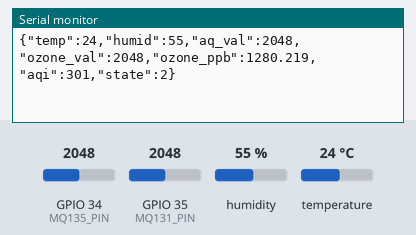
Recording of a sketch running on a simulated ESP32. Shown: the last lines printed to the serial monitor. The inputs (shaded band) are chosen by the test bench; at power-on: humidity 55 %, GPIO 34 (MQ135_PIN) = 2048, GPIO 35 (MQ131_PIN) = 2048, temperature 24 °C.

Above: at 4.8 s.
4.9 s: humidity set to 22 %
At 7.4 s:
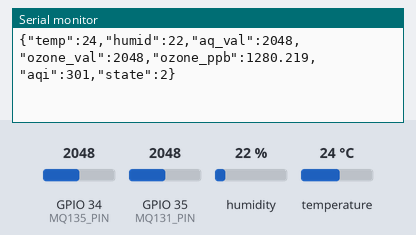
7.9 s: GPIO 34 (MQ135_PIN) set to 2866
At 8.7 s:
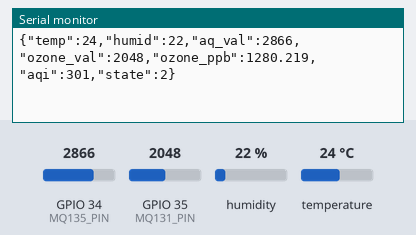
10.9 s: GPIO 35 (MQ131_PIN) set to 2866
At 12.5 s:
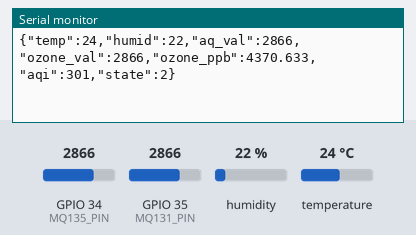
13.9 s: temperature set to 12 °C
At 15.0 s:
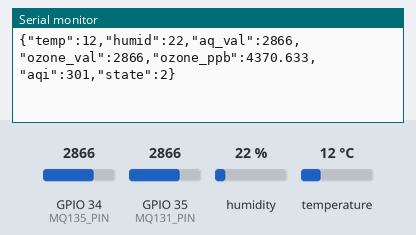
16.9 s: GPIO 34 (MQ135_PIN) set to 3972
At 18.7 s:
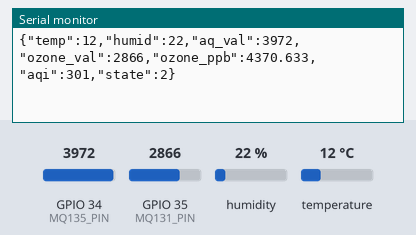
19.9 s: GPIO 35 (MQ131_PIN) set to 3972
At 21.3 s:
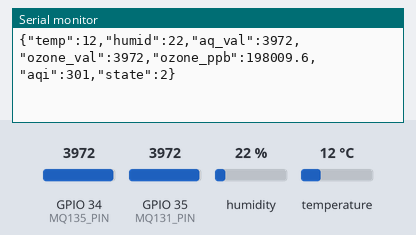
Timing chart, 0 to 22.9 s (numbered marks = the images above; inputs shaded):
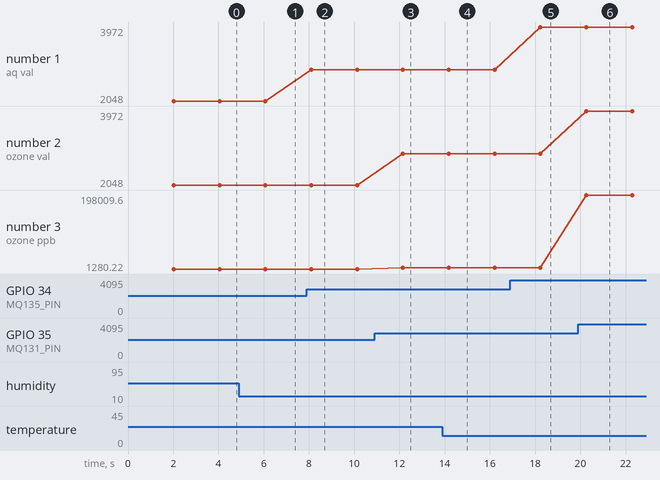

Measured:
- after the input at 4.9 s, the serial monitor: prints a new line after 1.2 s (image 1)
- after the input at 7.9 s, the serial monitor: prints a new line after 0.20 s (image 2)
- after the input at 10.9 s, the serial monitor: prints a new line after 1.3 s (image 3)
- after the input at 13.9 s, the serial monitor: prints a new line after 0.28 s (image 4)
- after the input at 16.9 s, the serial monitor: prints a new line after 1.3 s (image 5)
- after the input at 19.9 s, the serial monitor: prints a new line after 0.36 s (image 6)
- plotted number 1: 2048 → 2866 after the input at 7.9 s, 2866 → 3972 after the input at 16.9 s
- plotted number 3: 1280.22 → 4370.63 after the input at 10.9 s, 4370.63 → 198009.6 after the input at 19.9 s

The sketch:

Cansat.ino
```cpp
#include <esp_now.h>
#include <WiFi.h>
#include "DHT.h"
#include <ArduinoJson.h>

// --- Sensor Definitions ---
#define DHT_PIN     4
#define MQ135_PIN   34
#define MQ131_PIN   35
#define DHT_TYPE    DHT11
DHT dht(DHT_PIN, DHT_TYPE);

// --- REPLACE WITH YOUR GROUND STATION'S MAC ADDRESS ---
uint8_t broadcastAddress[] = {0xF4, 0x65, 0x0B, 0x47, 0x0A, 0x54};

// --- !! IMPORTANT CALIBRATION VALUES !! ---
// Value of the load resistor on your MQ-131 board in Ohms (usually 10k or 20k)
#define RL_VALUE_OZONE   10000
// Resistance of the MQ-131 sensor in clean air (you must find this value)
// Start with 280000 and follow the calibration step below.
float R0_OZONE = 280000.0;

// --- Data Structure (must match ground station) ---
typedef struct struct_message {
  float temp;
  float humid;
  int aq_val;
  int ozone_val;
  int aqi;
  int state;
  int rssi;
} struct_message;

struct_message myData;
esp_now_peer_info_t peerInfo;
float last_good_temp = 25.0;
float last_good_humid = 60.0;

// =========================================================================
// --- NEW, CORRECTED SENSOR AND AQI FUNCTIONS ---
// =========================================================================

// Calculates Ozone concentration in PPB using the sensor's resistance ratio
float getOzonePpb(int rawAdc) {
  // Convert ADC value to voltage
  float sensor_volt = (rawAdc / 4095.0) * 3.3;
  // Calculate sensor resistance (Rs)
  float Rs = ((3.3 * RL_VALUE_OZONE) / sensor_volt) - RL_VALUE_OZONE;
  // Calculate ratio of Rs/R0
  float ratio = Rs / R0_OZONE;
  // Use the formula from the datasheet's log-log graph to find concentration
  // y = a * x^b  -->  ppb = 10.166 * (ratio)^-1.451
  float ppb = 10.166 * pow(ratio, -1.451);
  return ppb > 0 ? ppb : 0;
}

// Correctly calculates AQI based on EPA standards for Ozone
int calculateAqi(float concentration_ppb) {
  float aqi = 0;
  float c = concentration_ppb; // shorthand

  if (c >= 0 && c <= 54) {
    aqi = map(c * 10, 0, 540, 0, 50);
  } else if (c > 54 && c <= 70) {
    aqi = map(c * 10, 550, 700, 51, 100);
  } else if (c > 70 && c <= 85) {
    aqi = map(c * 10, 710, 850, 101, 150);
  } else if (c > 85 && c <= 105) {
    aqi = map(c * 10, 860, 1050, 151, 200);
  } else if (c > 105 && c <= 200) {
    aqi = map(c * 10, 1060, 2000, 201, 300);
  } else {
    aqi = 301; // Or higher, classified as Hazardous
  }
  return int(aqi);
}

// Classifies the environment state based on AQI
void classifyEnvironment() {
  if (myData.aqi > 100) myData.state = 2;       // Pollution Event
  else if (myData.humid > 80.0) myData.state = 1; // High Humidity (adjusted threshold)
  else myData.state = 0;                          // Normal
}

void setup() {
  Serial.begin(115200);
  dht.begin();
  WiFi.mode(WIFI_STA);
  if (esp_now_init() != ESP_OK) {
    Serial.println("ESP-NOW init failed");
    return;
  }
  memcpy(peerInfo.peer_addr, broadcastAddress, 6);
  peerInfo.channel = 0;
  peerInfo.encrypt = false;
  if (esp_now_add_peer(&peerInfo) != ESP_OK) {
    Serial.println("Peer add failed");
    return;
  }
}

void loop() {
  delay(2000);

  // --- Read Sensors ---
  float temp_reading = dht.readTemperature();
  float humid_reading = dht.readHumidity();
  if (!isnan(temp_reading)) last_good_temp = temp_reading;
  if (!isnan(humid_reading)) last_good_humid = humid_reading;
  myData.temp = last_good_temp;
  myData.humid = last_good_humid;
  myData.aq_val = analogRead(MQ135_PIN);
  myData.ozone_val = analogRead(MQ131_PIN);

  // --- Perform Calculations using NEW functions ---
  float ozone_ppb = getOzonePpb(myData.ozone_val);
  myData.aqi = calculateAqi(ozone_ppb); // We now only use the Ozone AQI for simplicity
  classifyEnvironment();

  // --- Send via ESP-NOW ---
  esp_err_t result = esp_now_send(broadcastAddress, (uint8_t *) &myData, sizeof(myData));

  // --- JSON output for Serial debugging ---
  StaticJsonDocument<200> doc;
  doc["temp"] = myData.temp;
  doc["humid"] = myData.humid;
  doc["aq_val"] = myData.aq_val;
  doc["ozone_val"] = myData.ozone_val;
  doc["ozone_ppb"] = ozone_ppb; // Also printing the calculated ppb for checking
  doc["aqi"] = myData.aqi;
  doc["state"] = myData.state;
  String output;
  serializeJson(doc, output);
  Serial.println(output);
}
```
